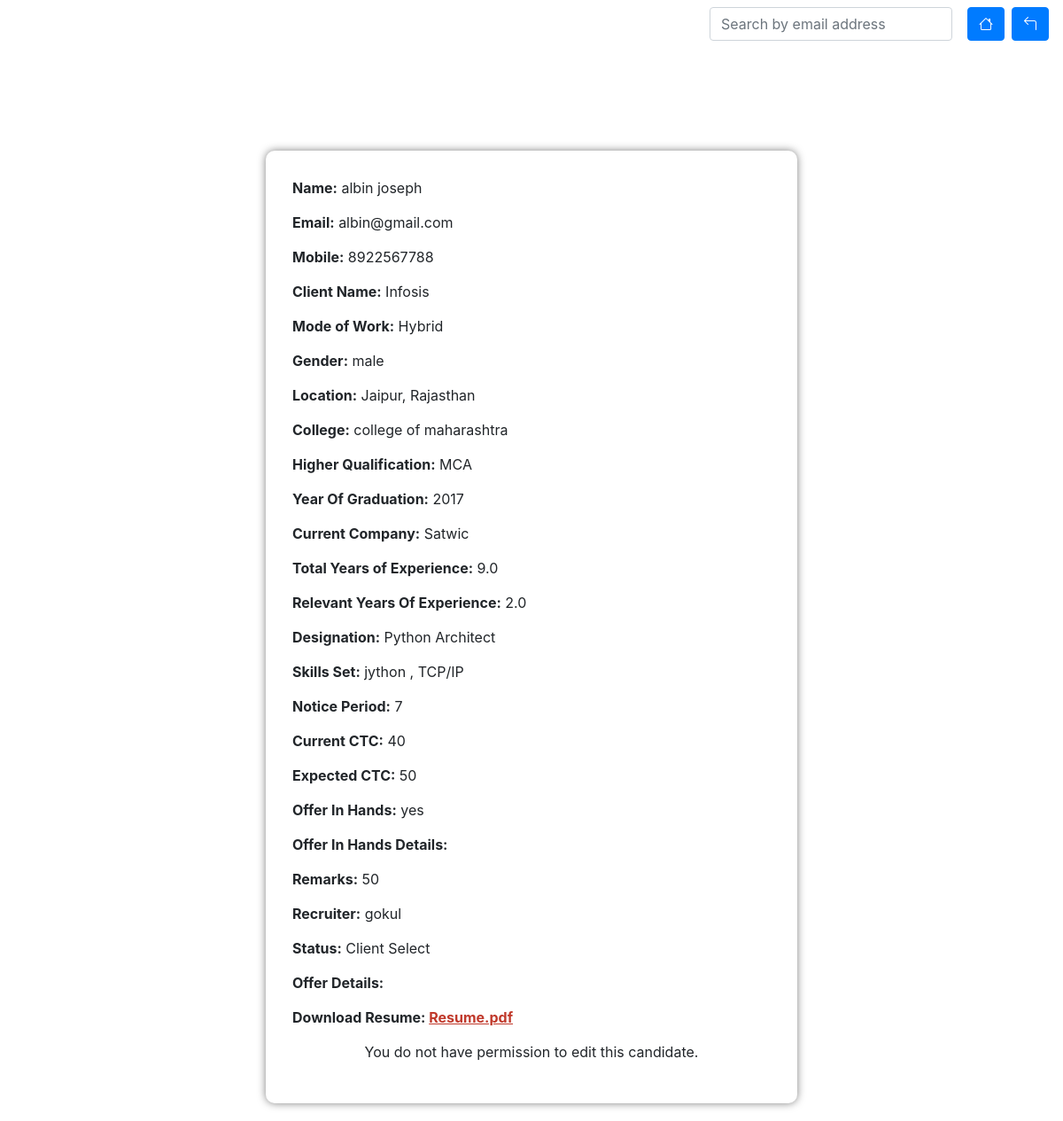
Page /detail/33/ on the earlier database version.
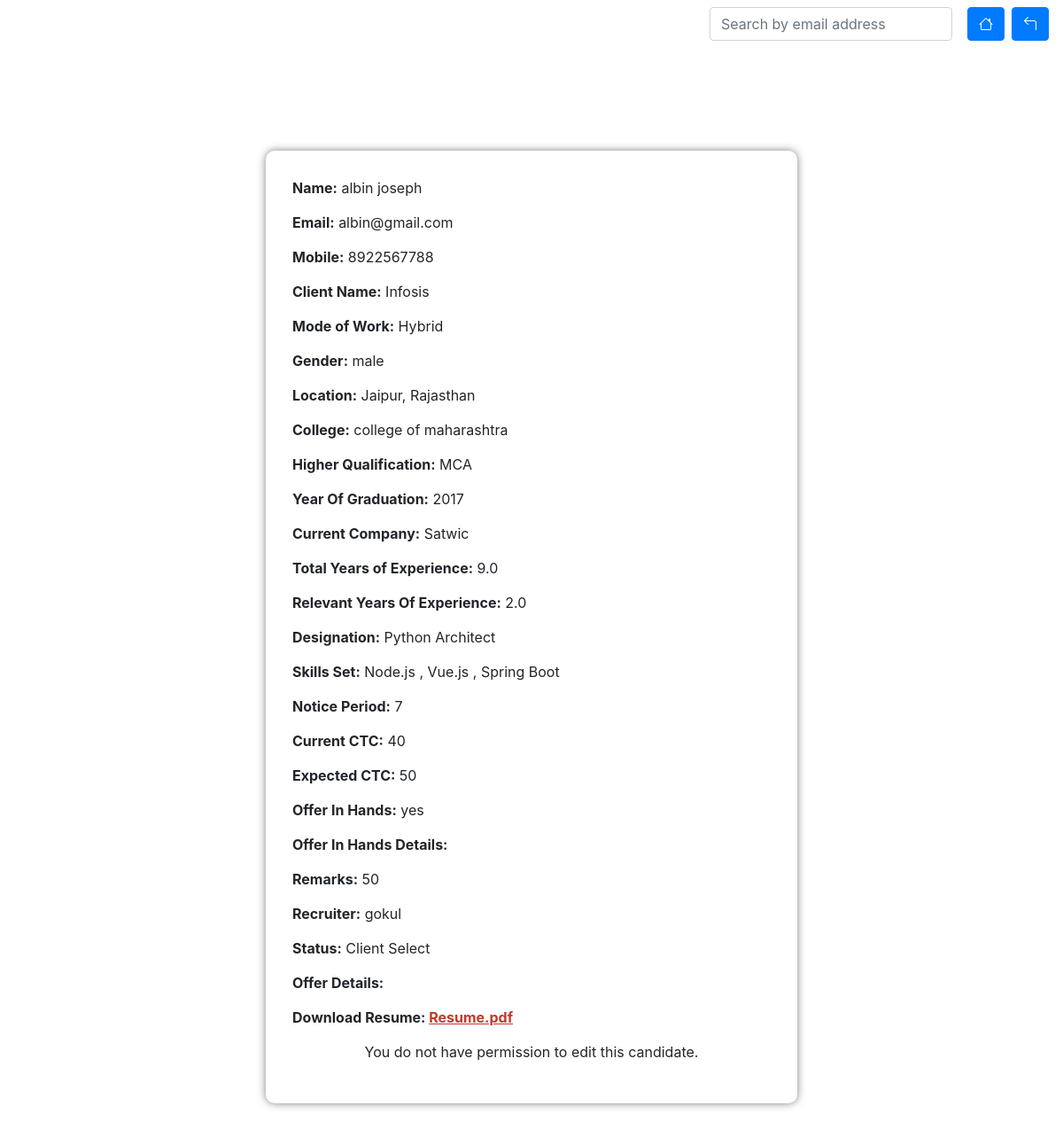
Same page on the later database version.
### candidate_app/models.py (models this page shows, shortened)
class Skill(models.Model):
    user = models.ForeignKey(CustomUser, on_delete=models.CASCADE)
    name = models.CharField(max_length=50)

### candidate_app/views.py (the view)
# urls.py: path('detail/<int:pk>/',Detailcandidate.as_view(),name='detail'),   ## details of each candidate
class Detailcandidate(DetailView):
    model = Candidate
    context_object_name ='detail'
    template_name = 'detail_candidate.html'

### templates/detail_candidate.html (shortened to what this page needs)
<!DOCTYPE html>
<html lang="en">
<head>
    <link rel="stylesheet" href="https://cdnjs.cloudflare.com/ajax/libs/font-awesome/6.0.0/css/all.min.css" />
</head>
<body>
    {% block content %}
    {% include 'navbar.html' %}
    <br>
    <br>
    <br>
    <br>
    <div class="container">
        <div class="submission-details">
            <div class="field">
                <span>Name:</span> {{detail.first_name}} {{detail.last_name}}
            </div>
            <div class="field">
                <span>Email:</span> {{detail.email}}
            </div>
            <div class="field">
                <span>Mobile:</span> {{detail.phone}}
            </div>
            <div class="field">
                <span>Client Name:</span> {{detail.client_name}}
            </div>
            <div class="field">
                <span>Mode of Work:</span> {{detail.mode_of_work}}
            </div>
            <div class="field">
                <span>Gender:</span> {{detail.gender }}
            </div>
            <div class="field">
                <span>Location:</span> {{detail.location }}
            </div>
            <div class="field">
                <span>College:</span> {{detail.college}}
            </div>
            <div class="field">
                <span>Higher Qualification:</span> {{detail.qualification }}
            </div>
            <div class="field">
                <span>Year Of Graduation:</span> {{detail.graduation_year }}
            </div>
            <div class="field">
                <span>Current Company:</span> {{detail.current_company}}
            </div>
            <div class="field">
                <span>Total Years of Experience:</span> {{detail.experience}}
            </div>
            <div class="field">
                <span>Relevant Years Of Experience:</span> {{detail.relevent_experience}}
            </div>
            <div class="field">
                <span>Designation:</span> {{detail.designation}}
            </div>
            <div class="field">
                <span>Skills Set:</span>
                {% for skill in detail.skills.all %}
                {{ skill.name }}
                {% if not forloop.last %}, {% endif %}
            {% endfor %}
            </div>
            <div class="field">
                <span>Notice Period:</span> {{detail.notice_period }}
            </div>
            <div class="field">
                <span>Current CTC:</span> {{detail.current_ctc}}
            </div>
            <div class="field">
                <span>Expected CTC:</span> {{detail.expected_ctc}}
            </div>
            <div class="field">
                <span>Offer In Hands:</span> {{detail.offer_in_hands}}
            </div>
            <div class="field">
                <span>Offer In Hands Details:</span> {{detail.offer_details}}
            </div>
            <div class="field">
                <span>Remarks:</span> {{detail.remarks}}
            </div>
            <div class="field">
                <span>Recruiter:</span> {{detail.recruiter}}
            </div>
            <div class="field">
                <span>Status:</span> {{detail.status}}
            </div>
            <div class="field">
                <span>Offer Details:</span> {{detail.additional_status}}
            </div>
            <div class="field resume-link">
                <span>
                    {% if detail.resume %}
                        Download Resume:
                        <a href="{{ detail.resume.url }}" target="_blank">Resume.pdf</a>
                    {% else %}
                        No resume uploaded.
                    {% endif %}
                </span>
            </div>
<center>
    {% if request.user == detail.user %}
            <a href="{% url 'update' detail.id %}"><div class="button-edit">
                <button class="btn btn-info">Edit</button></div></a> </center>
                {% else %}
                <p class="not-allowed-message">You do not have permission to edit this candidate.</p>
                {% endif %}
        </div>
    </div>
    {% endblock %}
</body>
</html>

Differences in the rows shown:
no longer on this page (row unchanged): Skill: name "jython"
no longer on this page (row unchanged): Skill: name "TCP/IP"
now on this page (row unchanged): Skill: name "Node.js"
now on this page (row unchanged): Skill: name "Vue.js"
added Skill: name "Spring Boot"
